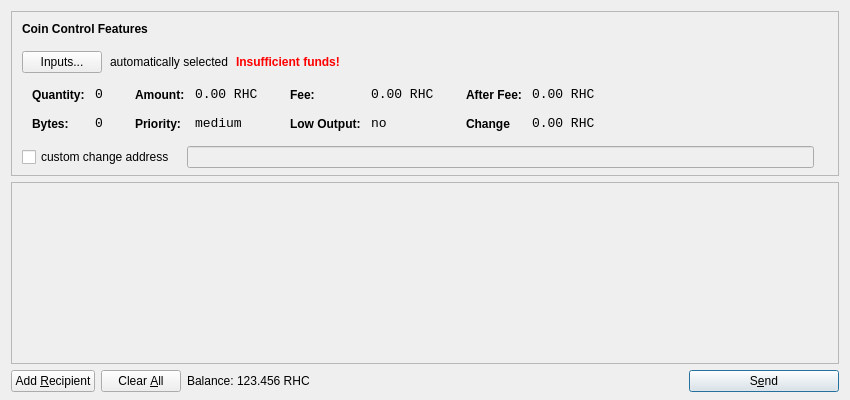
<?xml version="1.0" encoding="UTF-8"?>
<ui version="4.0">
 <class>SendCoinsDialog</class>
 <widget class="QDialog" name="SendCoinsDialog">
  <property name="geometry">
   <rect>
    <x>0</x>
    <y>0</y>
    <width>850</width>
    <height>400</height>
   </rect>
  </property>
  <property name="windowTitle">
   <string>Send Coins</string>
  </property>
  <layout class="QVBoxLayout" name="verticalLayout" stretch="0,1,0">
   <property name="bottomMargin">
    <number>8</number>
   </property>
   <item>
    <widget class="QFrame" name="frameCoinControl">
     <property name="sizePolicy">
      <sizepolicy hsizetype="Expanding" vsizetype="Expanding">
       <horstretch>0</horstretch>
       <verstretch>0</verstretch>
      </sizepolicy>
     </property>
     <property name="maximumSize">
      <size>
       <width>16777215</width>
       <height>16777215</height>
      </size>
     </property>
     <property name="frameShape">
      <enum>QFrame::StyledPanel</enum>
     </property>
     <property name="frameShadow">
      <enum>QFrame::Sunken</enum>
     </property>
     <layout class="QVBoxLayout" name="verticalLayoutCoinControl2">
      <property name="spacing">
       <number>-1</number>
      </property>
      <property name="leftMargin">
       <number>0</number>
      </property>
      <property name="topMargin">
       <number>0</number>
      </property>
      <property name="rightMargin">
       <number>0</number>
      </property>
      <property name="bottomMargin">
       <number>6</number>
      </property>
      <item>
       <layout class="QVBoxLayout" name="verticalLayoutCoinControl" stretch="0,0,0,0,1">
        <property name="spacing">
         <number>0</number>
        </property>
        <property name="leftMargin">
         <number>10</number>
        </property>
        <property name="topMargin">
         <number>10</number>
        </property>
        <item>
         <layout class="QHBoxLayout" name="horizontalLayoutCoinControl1">
          <property name="bottomMargin">
           <number>15</number>
          </property>
          <item>
           <widget class="QLabel" name="labelCoinControlFeatures">
            <property name="sizePolicy">
             <sizepolicy hsizetype="Preferred" vsizetype="Maximum">
              <horstretch>0</horstretch>
              <verstretch>0</verstretch>
             </sizepolicy>
            </property>
            <property name="font">
             <font>
              <weight>75</weight>
              <bold>true</bold>
             </font>
            </property>
            <property name="styleSheet">
             <string notr="true">font-weight:bold;</string>
            </property>
            <property name="text">
             <string>Coin Control Features</string>
            </property>
           </widget>
          </item>
         </layout>
        </item>
        <item>
         <layout class="QHBoxLayout" name="horizontalLayoutCoinControl2" stretch="0,0,0,0">
          <property name="spacing">
           <number>8</number>
          </property>
          <property name="bottomMargin">
           <number>10</number>
          </property>
          <item>
           <widget class="QPushButton" name="pushButtonCoinControl">
            <property name="styleSheet">
             <string notr="true"/>
            </property>
            <property name="text">
             <string>Inputs...</string>
            </property>
           </widget>
          </item>
          <item>
           <widget class="QLabel" name="labelCoinControlAutomaticallySelected">
            <property name="text">
             <string>automatically selected</string>
            </property>
            <property name="margin">
             <number>5</number>
            </property>
           </widget>
          </item>
          <item>
           <widget class="QLabel" name="labelCoinControlInsuffFunds">
            <property name="font">
             <font>
              <weight>75</weight>
              <bold>true</bold>
             </font>
            </property>
            <property name="styleSheet">
             <string notr="true">color:red;font-weight:bold;</string>
            </property>
            <property name="text">
             <string>Insufficient funds!</string>
            </property>
            <property name="margin">
             <number>5</number>
            </property>
           </widget>
          </item>
          <item>
           <spacer name="horizontalSpacerCoinControl">
            <property name="orientation">
             <enum>Qt::Horizontal</enum>
            </property>
            <property name="sizeHint" stdset="0">
             <size>
              <width>40</width>
              <height>1</height>
             </size>
            </property>
           </spacer>
          </item>
         </layout>
        </item>
        <item>
         <widget class="QWidget" name="widgetCoinControl" native="true">
          <property name="sizePolicy">
           <sizepolicy hsizetype="Preferred" vsizetype="Preferred">
            <horstretch>0</horstretch>
            <verstretch>0</verstretch>
           </sizepolicy>
          </property>
          <property name="minimumSize">
           <size>
            <width>0</width>
            <height>0</height>
           </size>
          </property>
          <property name="styleSheet">
           <string notr="true"/>
          </property>
          <layout class="QHBoxLayout" name="horizontalLayoutCoinControl5">
           <property name="margin">
            <number>0</number>
           </property>
           <item>
            <layout class="QHBoxLayout" name="horizontalLayoutCoinControl3" stretch="0,0,0,1">
             <property name="spacing">
              <number>20</number>
             </property>
             <property name="topMargin">
              <number>0</number>
             </property>
             <property name="bottomMargin">
              <number>10</number>
             </property>
             <item>
              <layout class="QFormLayout" name="formLayoutCoinControl1">
               <property name="horizontalSpacing">
                <number>10</number>
               </property>
               <property name="verticalSpacing">
                <number>14</number>
               </property>
               <property name="leftMargin">
                <number>10</number>
               </property>
               <property name="topMargin">
                <number>4</number>
               </property>
               <property name="rightMargin">
                <number>6</number>
               </property>
               <item row="0" column="0">
                <widget class="QLabel" name="labelCoinControlQuantityText">
                 <property name="styleSheet">
                  <string notr="true">font-weight:bold;</string>
                 </property>
                 <property name="text">
                  <string>Quantity:</string>
                 </property>
                 <property name="margin">
                  <number>0</number>
                 </property>
                </widget>
               </item>
               <item row="0" column="1">
                <widget class="QLabel" name="labelCoinControlQuantity">
                 <property name="font">
                  <font>
                   <family>Monospace</family>
                   <pointsize>10</pointsize>
                  </font>
                 </property>
                 <property name="cursor">
                  <cursorShape>IBeamCursor</cursorShape>
                 </property>
                 <property name="contextMenuPolicy">
                  <enum>Qt::ActionsContextMenu</enum>
                 </property>
                 <property name="text">
                  <string>0</string>
                 </property>
                 <property name="margin">
                  <number>0</number>
                 </property>
                 <property name="textInteractionFlags">
                  <set>Qt::LinksAccessibleByMouse|Qt::TextSelectableByKeyboard|Qt::TextSelectableByMouse</set>
                 </property>
                </widget>
               </item>
               <item row="1" column="0">
                <widget class="QLabel" name="labelCoinControlBytesText">
                 <property name="styleSheet">
                  <string notr="true">font-weight:bold;</string>
                 </property>
                 <property name="text">
                  <string>Bytes:</string>
                 </property>
                </widget>
               </item>
               <item row="1" column="1">
                <widget class="QLabel" name="labelCoinControlBytes">
                 <property name="font">
                  <font>
                   <family>Monospace</family>
                   <pointsize>10</pointsize>
                  </font>
                 </property>
                 <property name="cursor">
                  <cursorShape>IBeamCursor</cursorShape>
                 </property>
                 <property name="contextMenuPolicy">
                  <enum>Qt::ActionsContextMenu</enum>
                 </property>
                 <property name="text">
                  <string>0</string>
                 </property>
                 <property name="textInteractionFlags">
                  <set>Qt::LinksAccessibleByMouse|Qt::TextSelectableByKeyboard|Qt::TextSelectableByMouse</set>
                 </property>
                </widget>
               </item>
              </layout>
             </item>
             <item>
              <layout class="QFormLayout" name="formLayoutCoinControl2">
               <property name="horizontalSpacing">
                <number>10</number>
               </property>
               <property name="verticalSpacing">
                <number>14</number>
               </property>
               <property name="leftMargin">
                <number>6</number>
               </property>
               <property name="topMargin">
                <number>4</number>
               </property>
               <property name="rightMargin">
                <number>6</number>
               </property>
               <item row="0" column="0">
                <widget class="QLabel" name="labelCoinControlAmountText">
                 <property name="styleSheet">
                  <string notr="true">font-weight:bold;</string>
                 </property>
                 <property name="text">
                  <string>Amount:</string>
                 </property>
                 <property name="margin">
                  <number>0</number>
                 </property>
                </widget>
               </item>
               <item row="0" column="1">
                <widget class="QLabel" name="labelCoinControlAmount">
                 <property name="font">
                  <font>
                   <family>Monospace</family>
                   <pointsize>10</pointsize>
                  </font>
                 </property>
                 <property name="cursor">
                  <cursorShape>IBeamCursor</cursorShape>
                 </property>
                 <property name="contextMenuPolicy">
                  <enum>Qt::ActionsContextMenu</enum>
                 </property>
                 <property name="text">
                  <string>0.00 RHC</string>
                 </property>
                 <property name="textInteractionFlags">
                  <set>Qt::LinksAccessibleByMouse|Qt::TextSelectableByKeyboard|Qt::TextSelectableByMouse</set>
                 </property>
                </widget>
               </item>
               <item row="1" column="0">
                <widget class="QLabel" name="labelCoinControlPriorityText">
                 <property name="styleSheet">
                  <string notr="true">font-weight:bold;</string>
                 </property>
                 <property name="text">
                  <string>Priority:</string>
                 </property>
                </widget>
               </item>
               <item row="1" column="1">
                <widget class="QLabel" name="labelCoinControlPriority">
                 <property name="font">
                  <font>
                   <family>Monospace</family>
                   <pointsize>10</pointsize>
                  </font>
                 </property>
                 <property name="cursor">
                  <cursorShape>IBeamCursor</cursorShape>
                 </property>
                 <property name="contextMenuPolicy">
                  <enum>Qt::ActionsContextMenu</enum>
                 </property>
                 <property name="text">
                  <string>medium</string>
                 </property>
                 <property name="textInteractionFlags">
                  <set>Qt::LinksAccessibleByMouse|Qt::TextSelectableByKeyboard|Qt::TextSelectableByMouse</set>
                 </property>
                </widget>
               </item>
              </layout>
             </item>
             <item>
              <layout class="QFormLayout" name="formLayoutCoinControl3">
               <property name="horizontalSpacing">
                <number>10</number>
               </property>
               <property name="verticalSpacing">
                <number>14</number>
               </property>
               <property name="leftMargin">
                <number>6</number>
               </property>
               <property name="topMargin">
                <number>4</number>
               </property>
               <property name="rightMargin">
                <number>6</number>
               </property>
               <item row="0" column="0">
                <widget class="QLabel" name="labelCoinControlFeeText">
                 <property name="styleSheet">
                  <string notr="true">font-weight:bold;</string>
                 </property>
                 <property name="text">
                  <string>Fee:</string>
                 </property>
                 <property name="margin">
                  <number>0</number>
                 </property>
                </widget>
               </item>
               <item row="0" column="1">
                <widget class="QLabel" name="labelCoinControlFee">
                 <property name="font">
                  <font>
                   <family>Monospace</family>
                   <pointsize>10</pointsize>
                  </font>
                 </property>
                 <property name="cursor">
                  <cursorShape>IBeamCursor</cursorShape>
                 </property>
                 <property name="contextMenuPolicy">
                  <enum>Qt::ActionsContextMenu</enum>
                 </property>
                 <property name="text">
                  <string>0.00 RHC</string>
                 </property>
                 <property name="textInteractionFlags">
                  <set>Qt::LinksAccessibleByMouse|Qt::TextSelectableByKeyboard|Qt::TextSelectableByMouse</set>
                 </property>
                </widget>
               </item>
               <item row="1" column="0">
                <widget class="QLabel" name="labelCoinControlLowOutputText">
                 <property name="styleSheet">
                  <string notr="true">font-weight:bold;</string>
                 </property>
                 <property name="text">
                  <string>Low Output:</string>
                 </property>
                </widget>
               </item>
               <item row="1" column="1">
                <widget class="QLabel" name="labelCoinControlLowOutput">
                 <property name="font">
                  <font>
                   <family>Monospace</family>
                   <pointsize>10</pointsize>
                  </font>
                 </property>
                 <property name="cursor">
                  <cursorShape>IBeamCursor</cursorShape>
                 </property>
                 <property name="contextMenuPolicy">
                  <enum>Qt::ActionsContextMenu</enum>
                 </property>
                 <property name="text">
                  <string>no</string>
                 </property>
                 <property name="textInteractionFlags">
                  <set>Qt::LinksAccessibleByMouse|Qt::TextSelectableByKeyboard|Qt::TextSelectableByMouse</set>
                 </property>
                </widget>
               </item>
              </layout>
             </item>
             <item>
              <layout class="QFormLayout" name="formLayoutCoinControl4">
               <property name="horizontalSpacing">
                <number>10</number>
               </property>
               <property name="verticalSpacing">
                <number>14</number>
               </property>
               <property name="leftMargin">
                <number>6</number>
               </property>
               <property name="topMargin">
                <number>4</number>
               </property>
               <property name="rightMargin">
                <number>6</number>
               </property>
               <item row="0" column="0">
                <widget class="QLabel" name="labelCoinControlAfterFeeText">
                 <property name="styleSheet">
                  <string notr="true">font-weight:bold;</string>
                 </property>
                 <property name="text">
                  <string>After Fee:</string>
                 </property>
                 <property name="margin">
                  <number>0</number>
                 </property>
                </widget>
               </item>
               <item row="0" column="1">
                <widget class="QLabel" name="labelCoinControlAfterFee">
                 <property name="font">
                  <font>
                   <family>Monospace</family>
                   <pointsize>10</pointsize>
                  </font>
                 </property>
                 <property name="cursor">
                  <cursorShape>IBeamCursor</cursorShape>
                 </property>
                 <property name="contextMenuPolicy">
                  <enum>Qt::ActionsContextMenu</enum>
                 </property>
                 <property name="text">
                  <string>0.00 RHC</string>
                 </property>
                 <property name="textInteractionFlags">
                  <set>Qt::LinksAccessibleByMouse|Qt::TextSelectableByKeyboard|Qt::TextSelectableByMouse</set>
                 </property>
                </widget>
               </item>
               <item row="1" column="0">
                <widget class="QLabel" name="labelCoinControlChangeText">
                 <property name="styleSheet">
                  <string notr="true">font-weight:bold;</string>
                 </property>
                 <property name="text">
                  <string>Change</string>
                 </property>
                </widget>
               </item>
               <item row="1" column="1">
                <widget class="QLabel" name="labelCoinControlChange">
                 <property name="font">
                  <font>
                   <family>Monospace</family>
                   <pointsize>10</pointsize>
                  </font>
                 </property>
                 <property name="cursor">
                  <cursorShape>IBeamCursor</cursorShape>
                 </property>
                 <property name="contextMenuPolicy">
                  <enum>Qt::ActionsContextMenu</enum>
                 </property>
                 <property name="text">
                  <string>0.00 RHC</string>
                 </property>
                 <property name="textInteractionFlags">
                  <set>Qt::LinksAccessibleByMouse|Qt::TextSelectableByKeyboard|Qt::TextSelectableByMouse</set>
                 </property>
                </widget>
               </item>
              </layout>
             </item>
            </layout>
           </item>
          </layout>
         </widget>
        </item>
        <item>
         <layout class="QHBoxLayout" name="horizontalLayoutCoinControl4" stretch="0,0,0">
          <property name="spacing">
           <number>12</number>
          </property>
          <property name="sizeConstraint">
           <enum>QLayout::SetDefaultConstraint</enum>
          </property>
          <property name="topMargin">
           <number>5</number>
          </property>
          <property name="rightMargin">
           <number>5</number>
          </property>
          <item>
           <widget class="QCheckBox" name="checkBoxCoinControlChange">
            <property name="text">
             <string>custom change address</string>
            </property>
           </widget>
          </item>
          <item>
           <widget class="QLineEdit" name="lineEditCoinControlChange">
            <property name="enabled">
             <bool>false</bool>
            </property>
            <property name="sizePolicy">
             <sizepolicy hsizetype="Expanding" vsizetype="Fixed">
              <horstretch>0</horstretch>
              <verstretch>0</verstretch>
             </sizepolicy>
            </property>
           </widget>
          </item>
          <item>
           <widget class="QLabel" name="labelCoinControlChangeLabel">
            <property name="sizePolicy">
             <sizepolicy hsizetype="Preferred" vsizetype="Expanding">
              <horstretch>0</horstretch>
              <verstretch>0</verstretch>
             </sizepolicy>
            </property>
            <property name="minimumSize">
             <size>
              <width>0</width>
              <height>0</height>
             </size>
            </property>
            <property name="text">
             <string/>
            </property>
            <property name="margin">
             <number>3</number>
            </property>
           </widget>
          </item>
         </layout>
        </item>
        <item>
         <spacer name="verticalSpacerCoinControl">
          <property name="orientation">
           <enum>Qt::Vertical</enum>
          </property>
          <property name="sizeHint" stdset="0">
           <size>
            <width>800</width>
            <height>1</height>
           </size>
          </property>
         </spacer>
        </item>
       </layout>
      </item>
     </layout>
    </widget>
   </item>
   <item>
    <widget class="QScrollArea" name="scrollArea">
     <property name="widgetResizable">
      <bool>true</bool>
     </property>
     <widget class="QWidget" name="scrollAreaWidgetContents">
      <property name="geometry">
       <rect>
        <x>0</x>
        <y>0</y>
        <width>830</width>
        <height>165</height>
       </rect>
      </property>
      <layout class="QVBoxLayout" name="verticalLayout_2">
       <property name="margin">
        <number>0</number>
       </property>
       <item>
        <layout class="QVBoxLayout" name="entries">
         <property name="spacing">
          <number>6</number>
         </property>
        </layout>
       </item>
       <item>
        <spacer name="verticalSpacer">
         <property name="orientation">
          <enum>Qt::Vertical</enum>
         </property>
         <property name="sizeHint" stdset="0">
          <size>
           <width>20</width>
           <height>40</height>
          </size>
         </property>
        </spacer>
       </item>
      </layout>
     </widget>
    </widget>
   </item>
   <item>
    <layout class="QHBoxLayout" name="horizontalLayout">
     <item>
      <widget class="QPushButton" name="addButton">
       <property name="toolTip">
        <string>Send to multiple recipients at once</string>
       </property>
       <property name="text">
        <string>Add &amp;Recipient</string>
       </property>
       <property name="icon">
        <iconset resource="../bitcoin.qrc">
         <normaloff>:/icons/add</normaloff>:/icons/add</iconset>
       </property>
       <property name="autoDefault">
        <bool>false</bool>
       </property>
      </widget>
     </item>
     <item>
      <widget class="QPushButton" name="clearButton">
       <property name="sizePolicy">
        <sizepolicy hsizetype="Minimum" vsizetype="Fixed">
         <horstretch>0</horstretch>
         <verstretch>0</verstretch>
        </sizepolicy>
       </property>
       <property name="toolTip">
        <string>Remove all transaction fields</string>
       </property>
       <property name="text">
        <string>Clear &amp;All</string>
       </property>
       <property name="icon">
        <iconset resource="../bitcoin.qrc">
         <normaloff>:/icons/remove</normaloff>:/icons/remove</iconset>
       </property>
       <property name="autoRepeatDelay">
        <number>300</number>
       </property>
       <property name="autoDefault">
        <bool>false</bool>
       </property>
      </widget>
     </item>
     <item>
      <layout class="QHBoxLayout" name="horizontalLayout_2">
       <property name="spacing">
        <number>3</number>
       </property>
       <item>
        <widget class="QLabel" name="label">
         <property name="sizePolicy">
          <sizepolicy hsizetype="Preferred" vsizetype="Fixed">
           <horstretch>0</horstretch>
           <verstretch>0</verstretch>
          </sizepolicy>
         </property>
         <property name="text">
          <string>Balance:</string>
         </property>
        </widget>
       </item>
       <item>
        <widget class="QLabel" name="labelBalance">
         <property name="sizePolicy">
          <sizepolicy hsizetype="Preferred" vsizetype="Fixed">
           <horstretch>0</horstretch>
           <verstretch>0</verstretch>
          </sizepolicy>
         </property>
         <property name="cursor">
          <cursorShape>IBeamCursor</cursorShape>
         </property>
         <property name="text">
          <string>123.456 RHC</string>
         </property>
         <property name="textInteractionFlags">
          <set>Qt::LinksAccessibleByMouse|Qt::TextSelectableByKeyboard|Qt::TextSelectableByMouse</set>
         </property>
        </widget>
       </item>
      </layout>
     </item>
     <item>
      <spacer name="horizontalSpacer">
       <property name="orientation">
        <enum>Qt::Horizontal</enum>
       </property>
       <property name="sizeHint" stdset="0">
        <size>
         <width>40</width>
         <height>20</height>
        </size>
       </property>
      </spacer>
     </item>
     <item>
      <widget class="QPushButton" name="sendButton">
       <property name="minimumSize">
        <size>
         <width>150</width>
         <height>0</height>
        </size>
       </property>
       <property name="toolTip">
        <string>Confirm the send action</string>
       </property>
       <property name="text">
        <string>S&amp;end</string>
       </property>
       <property name="icon">
        <iconset resource="../bitcoin.qrc">
         <normaloff>:/icons/send</normaloff>:/icons/send</iconset>
       </property>
       <property name="default">
        <bool>true</bool>
       </property>
      </widget>
     </item>
    </layout>
   </item>
  </layout>
 </widget>
 <resources>
  <include location="../bitcoin.qrc"/>
 </resources>
 <connections/>
</ui>
